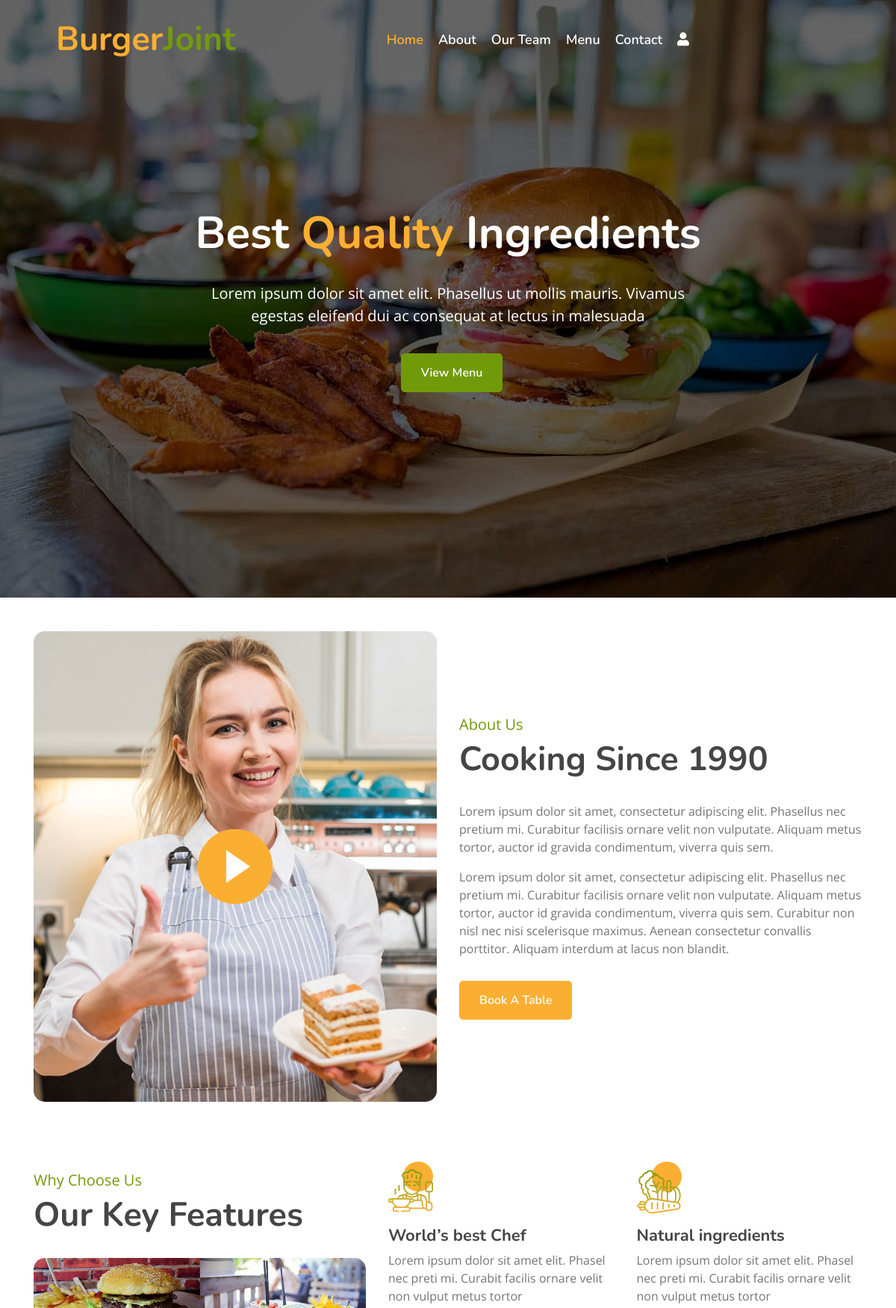
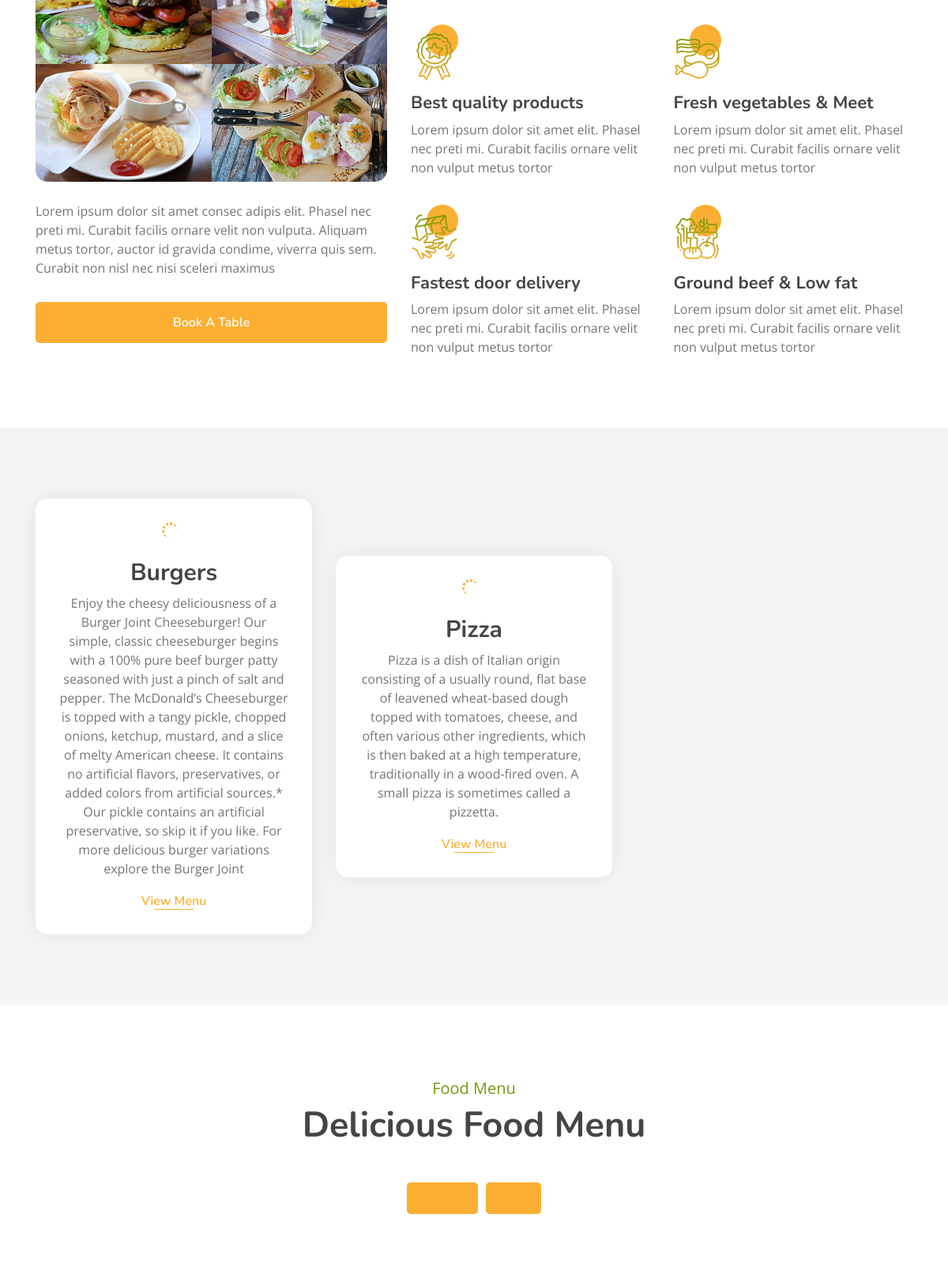
The page / (upper part) on the database its author committed (2 pictures, top to bottom).
### hotel/models.py (models this page shows, shortened)
class Category(models.Model):
    name = models.CharField(max_length=100, unique=True)
    image = models.ImageField(upload_to="categories/%Y/%m/%d")
    icon = models.CharField(max_length=50, blank=True)
    description = models.TextField()
    added_on = models.DateTimeField(auto_now_add=True)
    updated_on = models.DateTimeField(auto_now=True)

### hotel/views.py (the view)
# urls.py: path('',views.index,name="index"),
def index(request):
    context ={}
    cats = Category.objects.all().order_by('name')
    context['categories'] = cats
    dishes = []
    for cat in cats:
        dishes.append({
            'cat_id':cat.id,
            'cat_name':cat.name,
            'cat_img':cat.image,
            'items':list(cat.dish_set.all().values())
        })
    context['menu'] = dishes
    return render(request,'index.html', context)

### template/index.html (shortened to what this page needs)
{% extends "base.html" %}
{% block content %}
        <div class="carousel">
            <div class="container-fluid">
                <div class="owl-carousel">
                    <div class="carousel-item">
                        <div class="carousel-img">
                            <img src="/static/img/carousel-1.jpg" alt="Image">
                        </div>
                        <div class="carousel-text">
                            <h1>Best <span>Quality</span> Ingredients</h1>
                            <p>
                                Lorem ipsum dolor sit amet elit. Phasellus ut mollis mauris. Vivamus egestas eleifend dui ac consequat at lectus in malesuada
                            </p>
                            <div class="carousel-btn">
                                <a class="btn custom-btn" href="">View Menu</a>
                            </div>
                        </div>
                    </div>
                </div>
            </div>
        </div>
        <div class="about">
            <div class="container">
                <div class="row align-items-center">
                    <div class="col-lg-6">
                        <div class="about-img">
                            <button type="button" class="btn-play" data-toggle="modal" data-src="https://www.youtube.com/embed/DWRcNpR6Kdc" data-target="#videoModal">
                                <span></span>
                            </button>
                        </div>
                    </div>
                    <div class="col-lg-6">
                        <div class="about-content">
                            <div class="section-header">
                                <p>About Us</p>
                                <h2>Cooking Since 1990</h2>
                            </div>
                            <div class="about-text">
                                <p>
                                    Lorem ipsum dolor sit amet, consectetur adipiscing elit. Phasellus nec pretium mi. Curabitur facilisis ornare velit non vulputate. Aliquam metus tortor, auctor id gravida condimentum, viverra quis sem.
                                </p>
                                <p>
                                    Lorem ipsum dolor sit amet, consectetur adipiscing elit. Phasellus nec pretium mi. Curabitur facilisis ornare velit non vulputate. Aliquam metus tortor, auctor id gravida condimentum, viverra quis sem. Curabitur non nisl nec nisi scelerisque maximus. Aenean consectetur convallis porttitor. Aliquam interdum at lacus non blandit.
                                </p>
                                <a class="btn custom-btn" href="">Book A Table</a>
                            </div>
                        </div>
                    </div>
                </div>
            </div>
        </div>
        <div class="feature">
            <div class="container">
                <div class="row">
                    <div class="col-lg-5">
                        <div class="section-header">
                            <p>Why Choose Us</p>
                            <h2>Our Key Features</h2>
                        </div>
                        <div class="feature-text">
                            <div class="feature-img">
                                <div class="row">
                                    <div class="col-6">
                                        <img src="/static/img/feature-1.jpg" alt="Image">
                                    </div>
                                    <div class="col-6">
                                        <img src="/static/img/feature-2.jpg" alt="Image">
                                    </div>
                                    <div class="col-6">
                                        <img src="/static/img/feature-3.jpg" alt="Image">
                                    </div>
                                    <div class="col-6">
                                        <img src="/static/img/feature-4.jpg" alt="Image">
                                    </div>
                                </div>
                            </div>
                            <p>
                                Lorem ipsum dolor sit amet consec adipis elit. Phasel nec preti mi. Curabit facilis ornare velit non vulputa. Aliquam metus tortor, auctor id gravida condime, viverra quis sem. Curabit non nisl nec nisi sceleri maximus
                            </p>
                            <a class="btn custom-btn" href="">Book A Table</a>
                        </div>
                    </div>
                    <div class="col-lg-7">
                        <div class="row">
                            <div class="col-sm-6">
                                <div class="feature-item">
                                    <i class="flaticon-cooking"></i>
                                    <h3>World’s best Chef</h3>
                                    <p>
                                        Lorem ipsum dolor sit amet elit. Phasel nec preti mi. Curabit facilis ornare velit non vulput metus tortor
                                    </p>
                                </div>
                            </div>
                            <div class="col-sm-6">
                                <div class="feature-item">
                                    <i class="flaticon-vegetable"></i>
                                    <h3>Natural ingredients</h3>
                                    <p>
                                        Lorem ipsum dolor sit amet elit. Phasel nec preti mi. Curabit facilis ornare velit non vulput metus tortor
                                    </p>
                                </div>
                            </div>
                        </div>
                        <div class="row">
                            <div class="col-sm-6">
                                <div class="feature-item">
                                    <i class="flaticon-medal"></i>
                                    <h3>Best quality products</h3>
                                    <p>
                                        Lorem ipsum dolor sit amet elit. Phasel nec preti mi. Curabit facilis ornare velit non vulput metus tortor
                                    </p>
                                </div>
                            </div>
                            <div class="col-sm-6">
                                <div class="feature-item">
                                    <i class="flaticon-meat"></i>
                                    <h3>Fresh vegetables & Meet</h3>
                                    <p>
                                        Lorem ipsum dolor sit amet elit. Phasel nec preti mi. Curabit facilis ornare velit non vulput metus tortor
                                    </p>
                                </div>
                            </div>
                        </div>
                        <div class="row">
                            <div class="col-sm-6">
                                <div class="feature-item">
                                    <i class="flaticon-courier"></i>
                                    <h3>Fastest door delivery</h3>
                                    <p>
                                        Lorem ipsum dolor sit amet elit. Phasel nec preti mi. Curabit facilis ornare velit non vulput metus tortor
                                    </p>
                                </div>
                            </div>
                            <div class="col-sm-6">
                                <div class="feature-item">
                                    <i class="flaticon-fruits-and-vegetables"></i>
                                    <h3>Ground beef & Low fat</h3>
                                    <p>
                                        Lorem ipsum dolor sit amet elit. Phasel nec preti mi. Curabit facilis ornare velit non vulput metus tortor
                                    </p>
                                </div>
                            </div>
                        </div>
                    </div>
                </div>
            </div>
        </div>
        <div class="food">
            <div class="container">
                <div class="row align-items-center">
                {% for cat in categories %}
                    <div class="col-md-4">
                        <div class="food-item">
                            <h2>{{cat.name}}</h2>
                            <p>
                                {{cat.description}}
                            </p>
                            <a href="{% url 'all_dishes' %}?q={{cat.id}}">View Menu</a>
                        </div>
                    </div>
                {% endfor %}
                </div>
            </div>
        </div>
        <div class="menu">
            <div class="container">
                <div class="section-header text-center">
                    <p>Food Menu</p>
                    <h2>Delicious Food Menu</h2>
                </div>
                <div class="menu-tab">
                    <ul class="nav nav-pills justify-content-center">
                        {% for category in menu %}
                            <li class="nav-item">
                                <a class="nav-link" data-toggle="pill" href="#c-{{category.cat_id}}">{{category.cat_name}}</a>
                            </li>
                        {% endfor %}
                    </ul>
                    <div class="tab-content">
                    </div>
                </div>
            </div>
        </div>
        <div class="team">
        </div>
{% endblock %}

### rows shown on the page
Category: name "Burgers", description "Enjoy the cheesy deliciousness of a Burger Joint Cheeseburger! Our simple, classic cheeseburger begins with a 100% pure beef burger patty seasoned with just a pinch of salt and pepper. The McDonald’s Cheeseburger is topped with a tangy pickle, chopped onions, ketchup, mustard, and a slice of melty American cheese. It contains no artificial flavors, preservatives, or added colors from artificial sources.* Our pickle contains an artificial preservative, so skip it if you like. For more delicious burger variations explore the Burger Joint"
Category: name "Pizza", description "Pizza is a dish of Italian origin consisting of a usually round, flat base of leavened wheat-based dough topped with tomatoes, cheese, and often various other ingredients, which is then baked at a high temperature, traditionally in a wood-fired oven. A small pizza is sometimes called a pizzetta."
